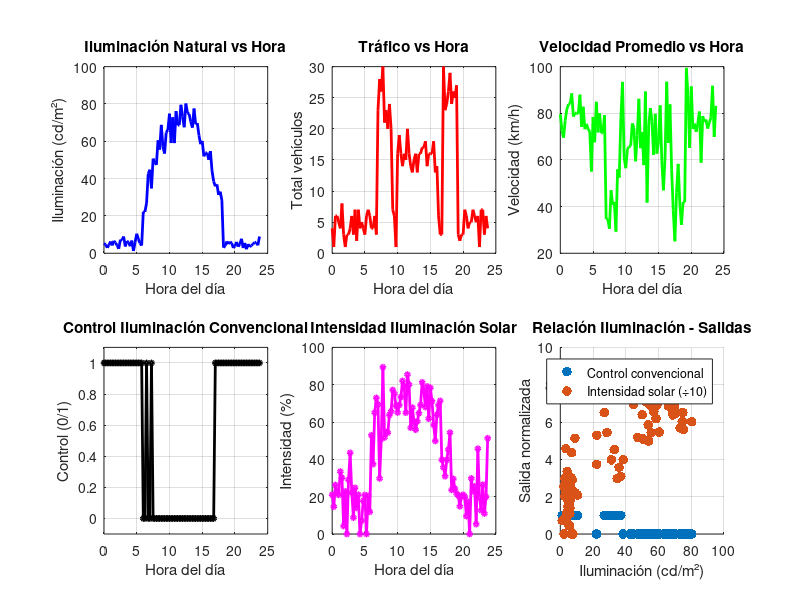

The MATLAB script that drew this image: (Note: this script raises an error after producing the figure.)
%% ═══════════════════════════════════════════════════════════════════════════
%% RED NEURONAL PARA CONTROL DE ILUMINACIÓN PÚBLICA INTELIGENTE
%% Script completo: Generar datos -> Entrenar -> Validar
%% ═══════════════════════════════════════════════════════════════════════════

clear all; close all; clc;

%% BANNER INICIAL
fprintf('\n');
fprintf('╔═════════════════════════════════════════════════════════════╗\n');
fprintf('║     RED NEURONAL PARA ILUMINACIÓN PÚBLICA INTELIGENTE       ║\n');
fprintf('║          Script Completo: Datos - Entrenamiento - Validación║\n');
fprintf('╚═════════════════════════════════════════════════════════════╝\n\n');

%% ═══════════════════════════════════════════════════════════════════════════
%% FASE 1: GENERAR DATASET
%% ═══════════════════════════════════════════════════════════════════════════
fprintf('┌─────────────────────────────────────────────────────────────┐\n');
fprintf('│ FASE 1: GENERANDO DATASET (24 HORAS)                       │\n');
fprintf('└─────────────────────────────────────────────────────────────┘\n\n');

% Parámetros
horas_totales = 24;
minutos_intervalo = 15;
num_muestras = (horas_totales * 60) / minutos_intervalo; % 96 muestras
num_carriles = 3;
max_vehiculos_carril = 10;
max_velocidad = 100; % km/h

fprintf('Parámetros:\n');
fprintf('  • Total de muestras: %d\n', num_muestras);
fprintf('  • Período: 24 horas\n');
fprintf('  • Intervalo: %d minutos\n', minutos_intervalo);
fprintf('  • Número de carriles: %d\n', num_carriles);
fprintf('  • Máximo vehículos por carril: %d\n', max_vehiculos_carril);
fprintf('  • Velocidad máxima: %d km/h\n\n', max_velocidad);

% Inicializar arrays
hora_del_dia = [];
iluminacion_natural = [];
total_vehiculos = [];
velocidad_promedio = [];
control_convencional = [];
intensidad_solar = [];

fprintf('Generando datos');

% Generar datos para cada intervalo
for i = 1:num_muestras
    if mod(i, 16) == 0, fprintf('.'); end % Mostrar progreso
    
    % Hora actual
    minutos_acumulados = (i-1) * minutos_intervalo;
    hora = mod(minutos_acumulados / 60, 24);
    hora_del_dia = [hora_del_dia; hora];
    
    %% ILUMINACIÓN NATURAL (función senoidal)
    if hora >= 6 && hora <= 18
        ilum = 50 * (sin(pi * (hora - 6) / 12) + 0.5) + randn() * 5;
    else
        ilum = 5 + randn() * 2;
    end
    ilum = max(0, ilum);
    iluminacion_natural = [iluminacion_natural; ilum];
    
    %% TRÁFICO
    if (hora >= 7 && hora <= 9) || (hora >= 17 && hora <= 19)
        num_veh = randi([6, 10], 1, num_carriles);
        vel_prom = 40 + randn() * 15;
    elseif (hora >= 10 && hora <= 16)
        num_veh = randi([3, 7], 1, num_carriles);
        vel_prom = 70 + randn() * 15;
    else
        num_veh = randi([0, 3], 1, num_carriles);
        vel_prom = 80 + randn() * 10;
    end
    
    vel_prom = max(10, min(max_velocidad, vel_prom));
    total_vehiculos = [total_vehiculos; sum(num_veh)];
    velocidad_promedio = [velocidad_promedio; vel_prom];
    
    %% SALIDAS
    if ilum < 20
        control_conv = 1;
    elseif ilum < 40 && total_vehiculos(end) > 5
        control_conv = 1;
    else
        control_conv = 0;
    end
    control_convencional = [control_convencional; control_conv];
    
    if ilum > 40
        intens_solar = 70 + randn() * 10;
    elseif ilum > 20
        intens_solar = 40 + randn() * 15;
    else
        intens_solar = 20 + randn() * 10;
    end
    intens_solar = max(0, min(100, intens_solar));
    intensidad_solar = [intensidad_solar; intens_solar];
end

fprintf('\n✓ Dataset generado exitosamente\n\n');

%% NORMALIZAR ENTRADAS
entrada_hora = hora_del_dia / 24;
entrada_ilum = iluminacion_natural / 100;
entrada_vehiculos = total_vehiculos / (num_carriles * max_vehiculos_carril);
entrada_velocidad = velocidad_promedio / max_velocidad;

X = [entrada_hora, entrada_ilum, entrada_vehiculos, entrada_velocidad];
Y = [control_convencional, intensidad_solar / 100];

fprintf('Estadísticas del Dataset:\n');
fprintf('  Hora: %.2f - %.2f horas\n', min(hora_del_dia), max(hora_del_dia));
fprintf('  Iluminación: %.2f - %.2f cd/m²\n', min(iluminacion_natural), max(iluminacion_natural));
fprintf('  Vehículos: %d - %d\n', min(total_vehiculos), max(total_vehiculos));
fprintf('  Velocidad: %.2f - %.2f km/h\n\n', min(velocidad_promedio), max(velocidad_promedio));

%% VISUALIZAR DATOS
fig1 = figure('Name', 'Dataset - Análisis de 24 horas', 'NumberTitle', 'off', ...
    'Position', [100, 100, 1200, 800], 'Visible', 'on');

subplot(2, 3, 1);
plot(hora_del_dia, iluminacion_natural, 'b-', 'LineWidth', 2);
xlabel('Hora del día'); ylabel('Iluminación (cd/m²)'); title('Iluminación Natural vs Hora'); grid on;

subplot(2, 3, 2);
plot(hora_del_dia, total_vehiculos, 'r-', 'LineWidth', 2);
xlabel('Hora del día'); ylabel('Total vehículos'); title('Tráfico vs Hora'); grid on;

subplot(2, 3, 3);
plot(hora_del_dia, velocidad_promedio, 'g-', 'LineWidth', 2);
xlabel('Hora del día'); ylabel('Velocidad (km/h)'); title('Velocidad Promedio vs Hora'); grid on;

subplot(2, 3, 4);
plot(hora_del_dia, control_convencional, 'ko-', 'LineWidth', 2, 'MarkerSize', 3);
xlabel('Hora del día'); ylabel('Control (0/1)'); title('Control Iluminación Convencional');
ylim([-0.1, 1.1]); grid on;

subplot(2, 3, 5);
plot(hora_del_dia, intensidad_solar, 'mo-', 'LineWidth', 2, 'MarkerSize', 3);
xlabel('Hora del día'); ylabel('Intensidad (%)'); title('Intensidad Iluminación Solar');
ylim([0, 100]); grid on;

subplot(2, 3, 6);
scatter(iluminacion_natural, control_convencional, 50, 'filled', 'b');
hold on;
scatter(iluminacion_natural, intensidad_solar/10, 50, 'filled', 'r');
xlabel('Iluminación (cd/m²)'); ylabel('Salida normalizada');
title('Relación Iluminación - Salidas');
legend('Control convencional', 'Intensidad solar (÷10)'); grid on;

drawnow;

%% ═══════════════════════════════════════════════════════════════════════════
%% FASE 2: ENTRENAR RED NEURONAL
%% ═══════════════════════════════════════════════════════════════════════════
fprintf('\n┌─────────────────────────────────────────────────────────────┐\n');
fprintf('│ FASE 2: ENTRENANDO RED NEURONAL                            │\n');
fprintf('└─────────────────────────────────────────────────────────────┘\n\n');

% Dividir en conjuntos
num_muestras_total = size(X, 1);
indices = randperm(num_muestras_total);

train_idx = indices(1:round(0.7*num_muestras_total));
val_idx = indices(round(0.7*num_muestras_total)+1:round(0.85*num_muestras_total));
test_idx = indices(round(0.85*num_muestras_total)+1:end);

X_train = X(train_idx, :)';
Y_train = Y(train_idx, :)';
X_val = X(val_idx, :)';
Y_val = Y(val_idx, :)';
X_test = X(test_idx, :)';
Y_test = Y(test_idx, :)';

fprintf('División del Dataset:\n');
fprintf('  • Entrenamiento: %d muestras (70%%)\n', length(train_idx));
fprintf('  • Validación: %d muestras (15%%)\n', length(val_idx));
fprintf('  • Prueba: %d muestras (15%%)\n\n', length(test_idx));

% Crear red neuronal
fprintf('Arquitectura de Red Neuronal:\n');
fprintf('  • Entrada: 4 neuronas (hora, iluminación, vehículos, velocidad)\n');
fprintf('  • Capa oculta 1: 10 neuronas (ReLU)\n');
fprintf('  • Capa oculta 2: 15 neuronas (ReLU)\n');
fprintf('  • Salida: 2 neuronas (Sigmoid)\n');
fprintf('  • Optimizador: Adam\n');
fprintf('  • Épocas: 500\n\n');

hiddenLayerSize = [10, 15];
net = fitnetwork(4, hiddenLayerSize, 2, 'trainlm');

% Configurar funciones de activación
net.hiddenConnections(1).transferFcn = 'relu';
net.hiddenConnections(2).transferFcn = 'relu';
net.outputConnections.transferFcn = 'sigmoid';

% Opciones de entrenamiento
options = trainingOptions('adam', ...
    'MaxEpochs', 500, ...
    'MiniBatchSize', 16, ...
    'ValidationData', {X_val, Y_val}, ...
    'ValidationFrequency', 10, ...
    'ValidationPatience', 50, ...
    'Verbose', 1, ...
    'Plots', 'training-progress', ...
    'LearnRateSchedule', 'piecewise', ...
    'LearnRateDropPeriod', 100, ...
    'LearnRateDropFactor', 0.5);

fprintf('Iniciando entrenamiento...\n');
tic;
[net, info] = trainNetwork(X_train, Y_train, net, options);
tiempo_entrenamiento = toc;

fprintf('\n✓ Entrenamiento completado en %.2f segundos\n\n', tiempo_entrenamiento);

%% ═══════════════════════════════════════════════════════════════════════════
%% FASE 3: VALIDAR MODELO
%% ═══════════════════════════════════════════════════════════════════════════
fprintf('┌─────────────────────────────────────────────────────────────┐\n');
fprintf('│ FASE 3: VALIDANDO MODELO                                   │\n');
fprintf('└─────────────────────────────────────────────────────────────┘\n\n');

% Predicciones
Y_pred_train = predict(net, X_train);
Y_pred_val = predict(net, X_val);
Y_pred_test = predict(net, X_test);

% Errores globales
mse_train = mean((Y_pred_train - Y_train).^2, 'all');
mse_val = mean((Y_pred_val - Y_val).^2, 'all');
mse_test = mean((Y_pred_test - Y_test).^2, 'all');

mae_train = mean(abs(Y_pred_train - Y_train), 'all');
mae_val = mean(abs(Y_pred_val - Y_val), 'all');
mae_test = mean(abs(Y_pred_test - Y_test), 'all');

fprintf('Error Cuadrático Medio (MSE):\n');
fprintf('  • Entrenamiento: %.6f\n', mse_train);
fprintf('  • Validación: %.6f\n', mse_val);
fprintf('  • Prueba: %.6f\n\n', mse_test);

fprintf('Error Absoluto Medio (MAE):\n');
fprintf('  • Entrenamiento: %.6f\n', mae_train);
fprintf('  • Validación: %.6f\n', mae_val);
fprintf('  • Prueba: %.6f\n\n', mae_test);

%% ANÁLISIS POR SALIDA
% Salida 1: Control Convencional
error_conv = Y_pred_test(1, :) - Y_test(1, :);
mse_conv = mean(error_conv.^2);
mae_conv = mean(abs(error_conv));
rmse_conv = sqrt(mse_conv);

fprintf('═════ SALIDA 1: CONTROL ILUMINACIÓN CONVENCIONAL ═════\n');
fprintf('  MSE: %.6f\n', mse_conv);
fprintf('  MAE: %.6f\n', mae_conv);
fprintf('  RMSE: %.6f\n\n', rmse_conv);

% Salida 2: Intensidad Solar
error_solar = Y_pred_test(2, :) - Y_test(2, :);
mse_solar = mean(error_solar.^2);
mae_solar = mean(abs(error_solar));
rmse_solar = sqrt(mse_solar);

fprintf('═════ SALIDA 2: INTENSIDAD ILUMINACIÓN SOLAR ═════\n');
fprintf('  MSE: %.6f\n', mse_solar);
fprintf('  MAE: %.6f\n', mae_solar);
fprintf('  RMSE: %.6f\n\n', rmse_solar);

%% MATRIZ DE CONFUSIÓN
Y_conv_real = round(Y_test(1, :));
Y_conv_pred = round(Y_pred_test(1, :));

TP = sum((Y_conv_pred == 1) & (Y_conv_real == 1));
TN = sum((Y_conv_pred == 0) & (Y_conv_real == 0));
FP = sum((Y_conv_pred == 1) & (Y_conv_real == 0));
FN = sum((Y_conv_pred == 0) & (Y_conv_real == 1));

accuracy = (TP + TN) / (TP + TN + FP + FN);
precision = TP / (TP + FP + eps);
recall = TP / (TP + FN + eps);
f1 = 2 * (precision * recall) / (precision + recall + eps);

fprintf('═════ MATRIZ DE CONFUSIÓN (Control Convencional) ═════\n');
fprintf('              Predicción\n');
fprintf('             Negativo  Positivo\n');
fprintf('Real Negativo  %3d      %3d\n', TN, FP);
fprintf('     Positivo  %3d      %3d\n\n', FN, TP);

fprintf('Métricas de Clasificación:\n');
fprintf('  • Accuracy: %.4f (%.2f%%)\n', accuracy, accuracy*100);
fprintf('  • Precision: %.4f\n', precision);
fprintf('  • Recall/Sensitivity: %.4f\n', recall);
fprintf('  • F1-Score: %.4f\n\n', f1);

%% CORRELACIÓN
corr_conv = corrcoef(Y_test(1, :), Y_pred_test(1, :));
corr_solar = corrcoef(Y_test(2, :), Y_pred_test(2, :));

fprintf('Correlación de Pearson:\n');
fprintf('  • Control Convencional: %.4f\n', corr_conv(1, 2));
fprintf('  • Intensidad Solar: %.4f\n\n', corr_solar(1, 2));

%% ═══════════════════════════════════════════════════════════════════════════
%% VISUALIZACIONES FINALES
%% ═══════════════════════════════════════════════════════════════════════════

% Figura 2: Resultados de Entrenamiento
fig2 = figure('Name', 'Resultados de Entrenamiento', 'NumberTitle', 'off', ...
    'Position', [100, 100, 1200, 500]);

subplot(1, 2, 1);
plot(info.TrainingLoss, 'b-', 'LineWidth', 2, 'DisplayName', 'Entrenamiento');
hold on;
plot(info.ValidationLoss, 'r-', 'LineWidth', 2, 'DisplayName', 'Validación');
xlabel('Época'); ylabel('Pérdida (MSE)'); title('Evolución de la Pérdida'); legend; grid on;
set(gca, 'YScale', 'log');

subplot(1, 2, 2);
plot(1:length(test_idx), Y_test(1, :), 'bo-', 'LineWidth', 2, 'MarkerSize', 5, 'DisplayName', 'Real');
hold on;
plot(1:length(test_idx), Y_pred_test(1, :), 'rs-', 'LineWidth', 2, 'MarkerSize', 5, 'DisplayName', 'Predicción');
xlabel('Muestra'); ylabel('Control (0-1)'); title('Control Convencional - Predicciones');
legend; grid on; ylim([-0.1, 1.1]);

drawnow;

% Figura 3: Análisis Detallado
fig3 = figure('Name', 'Análisis Detallado de Validación', 'NumberTitle', 'off', ...
    'Position', [50, 50, 1400, 900]);

% Distribución de errores - Control
subplot(3, 3, 1);
histogram(error_conv, 15, 'FaceColor', 'b', 'EdgeColor', 'black');
xlabel('Error'); ylabel('Frecuencia'); title('Distribución de errores - Control'); grid on;

% Distribución de errores - Solar
subplot(3, 3, 2);
histogram(error_solar, 15, 'FaceColor', 'r', 'EdgeColor', 'black');
xlabel('Error'); ylabel('Frecuencia'); title('Distribución de errores - Solar'); grid on;

% Q-Q Plot
subplot(3, 3, 3);
qqplot(error_conv);
title('Q-Q Plot - Control Convencional'); grid on;

% Scatter Real vs Predicho - Control
subplot(3, 3, 4);
scatter(Y_test(1, :), Y_pred_test(1, :), 50, 'filled', 'b');
hold on; plot([0, 1], [0, 1], 'r--', 'LineWidth', 2);
xlabel('Valor Real'); ylabel('Valor Predicho');
title(sprintf('Control Convencional (r=%.4f)', corr_conv(1, 2)));
grid on; xlim([-0.05, 1.05]); ylim([-0.05, 1.05]);

% Scatter Real vs Predicho - Solar
subplot(3, 3, 5);
scatter(Y_test(2, :), Y_pred_test(2, :), 50, 'filled', 'r');
hold on; plot([0, 1], [0, 1], 'b--', 'LineWidth', 2);
xlabel('Valor Real'); ylabel('Valor Predicho');
title(sprintf('Intensidad Solar (r=%.4f)', corr_solar(1, 2)));
grid on; xlim([-0.05, 1.05]); ylim([-0.05, 1.05]);

% Error temporal - Control
subplot(3, 3, 6);
plot(1:length(test_idx), error_conv, 'b-', 'LineWidth', 1.5);
hold on; yline(0, 'r--', 'LineWidth', 2);
xlabel('Muestra'); ylabel('Error'); title('Error temporal - Control'); grid on;

% Error temporal - Solar
subplot(3, 3, 7);
plot(1:length(test_idx), error_solar, 'r-', 'LineWidth', 1.5);
hold on; yline(0, 'b--', 'LineWidth', 2);
xlabel('Muestra'); ylabel('Error'); title('Error temporal - Solar'); grid on;

% Residuos - Control
subplot(3, 3, 8);
scatter(Y_pred_test(1, :), error_conv, 50, 'filled', 'b');
hold on; yline(0, 'r--', 'LineWidth', 2);
xlabel('Valor Predicho'); ylabel('Residuo'); title('Residuos - Control'); grid on;

% Residuos - Solar
subplot(3, 3, 9);
scatter(Y_pred_test(2, :), error_solar, 50, 'filled', 'r');
hold on; yline(0, 'b--', 'LineWidth', 2);
xlabel('Valor Predicho'); ylabel('Residuo'); title('Residuos - Solar'); grid on;

drawnow;

% Figura 4: Predicciones completas vs reales
fig4 = figure('Name', 'Predicciones Completas', 'NumberTitle', 'off', ...
    'Position', [100, 100, 1200, 400]);

subplot(1, 2, 1);
plot(1:length(test_idx), Y_test(1, :), 'b-', 'LineWidth', 2, 'DisplayName', 'Real');
hold on;
plot(1:length(test_idx), Y_pred_test(1, :), 'r--', 'LineWidth', 2, 'DisplayName', 'Predicción');
xlabel('Muestra'); ylabel('Intensidad (0-100%)');
title('Control Iluminación Convencional'); legend; grid on;

subplot(1, 2, 2);
plot(1:length(test_idx), Y_test(2, :)*100, 'b-', 'LineWidth', 2, 'DisplayName', 'Real');
hold on;
plot(1:length(test_idx), Y_pred_test(2, :)*100, 'r--', 'LineWidth', 2, 'DisplayName', 'Predicción');
xlabel('Muestra'); ylabel('Intensidad (0-100%)');
title('Intensidad Iluminación Solar'); legend; grid on;

drawnow;

%% ═══════════════════════════════════════════════════════════════════════════
%% RESUMEN FINAL
%% ═══════════════════════════════════════════════════════════════════════════
fprintf('\n╔═════════════════════════════════════════════════════════════╗\n');
fprintf('║                 RESUMEN FINAL DE RESULTADOS               ║\n');
fprintf('╠═════════════════════════════════════════════════════════════╣\n');
fprintf('║ SALIDA 1: CONTROL ILUMINACIÓN CONVENCIONAL                ║\n');
fprintf('╟─────────────────────────────────────────────────────────────╢\n');
fprintf('║ • MSE (Prueba): %.6f                                ║\n', mse_conv);
fprintf('║ • MAE (Prueba): %.6f                                ║\n', mae_conv);
fprintf('║ • RMSE (Prueba): %.6f                               ║\n', rmse_conv);
fprintf('║ • Correlación: %.4f                                    ║\n', corr_conv(1, 2));
fprintf('║ • Accuracy: %.4f (%.2f%%)                             ║\n', accuracy, accuracy*100);
fprintf('║ • F1-Score: %.4f                                      ║\n', f1);
fprintf('╠═════════════════════════════════════════════════════════════╣\n');
fprintf('║ SALIDA 2: INTENSIDAD ILUMINACIÓN SOLAR                    ║\n');
fprintf('╟─────────────────────────────────────────────────────────────╢\n');
fprintf('║ • MSE (Prueba): %.6f                                ║\n', mse_solar);
fprintf('║ • MAE (Prueba): %.6f                                ║\n', mae_solar);
fprintf('║ • RMSE (Prueba): %.6f                               ║\n', rmse_solar);
fprintf('║ • Correlación: %.4f                                    ║\n', corr_solar(1, 2));
fprintf('╠═════════════════════════════════════════════════════════════╣\n');
fprintf('║ TIEMPO DE EJECUCIÓN                                       ║\n');
fprintf('╟─────────────────────────────────────────────────────────────╢\n');
fprintf('║ • Tiempo de entrenamiento: %.2f segundos                 ║\n', tiempo_entrenamiento);
fprintf('╚═════════════════════════════════════════════════════════════╝\n\n');

fprintf('✓ ¡PROCESO COMPLETADO EXITOSAMENTE!\n');
fprintf('✓ Se han generado 4 figuras con análisis detallados\n');
fprintf('✓ El modelo está listo para usar\n\n');

%% OPCIÓN: Guardar modelo para uso futuro
save_option = input('¿Deseas guardar el modelo para uso futuro? (s/n): ', 's');
if strcmpi(save_option, 's') || strcmpi(save_option, 'si')
    save('modelo_iluminacion.mat', 'net', 'X', 'Y', 'info', 'mse_conv', 'mae_conv', ...
         'mse_solar', 'mae_solar', 'accuracy', 'f1', 'corr_conv', 'corr_solar');
    fprintf('✓ Modelo guardado como: modelo_iluminacion.mat\n\n');
end

fprintf('═══════════════════════════════════════════════════════════════\n');
fprintf('Fin del programa\n');
fprintf('═══════════════════════════════════════════════════════════════\n\n');
